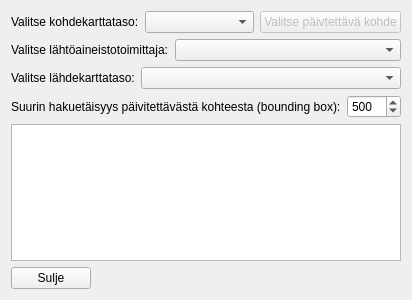
<?xml version="1.0" encoding="UTF-8"?>
<ui version="4.0">
 <class>DialogAddSourceDataLinks</class>
 <widget class="QDialog" name="DialogAddSourceDataLinks">
  <property name="geometry">
   <rect>
    <x>0</x>
    <y>0</y>
    <width>400</width>
    <height>300</height>
   </rect>
  </property>
  <property name="windowTitle">
   <string>Linkkien lisääminen lähtöaineistosivuihin</string>
  </property>
  <layout class="QVBoxLayout" name="verticalLayout">
   <item>
    <layout class="QHBoxLayout" name="horizontalLayout_2">
     <item>
      <widget class="QLabel" name="label_2">
       <property name="text">
        <string>Valitse kohdekarttataso:</string>
       </property>
      </widget>
     </item>
     <item>
      <widget class="QComboBox" name="comboBoxChooseTargetLayer">
       <property name="sizePolicy">
        <sizepolicy hsizetype="MinimumExpanding" vsizetype="Fixed">
         <horstretch>0</horstretch>
         <verstretch>0</verstretch>
        </sizepolicy>
       </property>
      </widget>
     </item>
     <item>
      <widget class="QPushButton" name="pushButtonChooseFeatures">
       <property name="enabled">
        <bool>false</bool>
       </property>
       <property name="text">
        <string>Valitse päivtettävä kohde</string>
       </property>
      </widget>
     </item>
    </layout>
   </item>
   <item>
    <layout class="QHBoxLayout" name="horizontalLayout">
     <item>
      <widget class="QLabel" name="label">
       <property name="text">
        <string>Valitse lähtöaineistotoimittaja:</string>
       </property>
      </widget>
     </item>
     <item>
      <widget class="QComboBox" name="comboBoxChooseSourceDataAPI">
       <property name="sizePolicy">
        <sizepolicy hsizetype="MinimumExpanding" vsizetype="Fixed">
         <horstretch>0</horstretch>
         <verstretch>0</verstretch>
        </sizepolicy>
       </property>
      </widget>
     </item>
    </layout>
   </item>
   <item>
    <layout class="QHBoxLayout" name="horizontalLayout_4">
     <item>
      <widget class="QLabel" name="label_3">
       <property name="text">
        <string>Valitse lähdekarttataso:</string>
       </property>
      </widget>
     </item>
     <item>
      <widget class="QComboBox" name="comboBoxChooseSourceDataLayer">
       <property name="sizePolicy">
        <sizepolicy hsizetype="MinimumExpanding" vsizetype="Fixed">
         <horstretch>0</horstretch>
         <verstretch>0</verstretch>
        </sizepolicy>
       </property>
      </widget>
     </item>
    </layout>
   </item>
   <item>
    <layout class="QHBoxLayout" name="horizontalLayout_5">
     <item>
      <widget class="QLabel" name="label_4">
       <property name="text">
        <string>Suurin hakuetäisyys päivitettävästä kohteesta (bounding box):</string>
       </property>
      </widget>
     </item>
     <item>
      <widget class="QSpinBox" name="spinBoxMaxSearchDistance">
       <property name="sizePolicy">
        <sizepolicy hsizetype="Maximum" vsizetype="Fixed">
         <horstretch>0</horstretch>
         <verstretch>0</verstretch>
        </sizepolicy>
       </property>
       <property name="maximum">
        <number>1000</number>
       </property>
       <property name="singleStep">
        <number>10</number>
       </property>
       <property name="value">
        <number>500</number>
       </property>
      </widget>
     </item>
    </layout>
   </item>
   <item>
    <widget class="QTableWidget" name="tableWidgetSourceTargetMatches"/>
   </item>
   <item>
    <layout class="QHBoxLayout" name="horizontalLayout_3">
     <item>
      <widget class="QPushButton" name="pushButtonCancel">
       <property name="text">
        <string>Sulje</string>
       </property>
      </widget>
     </item>
     <item>
      <spacer name="horizontalSpacer">
       <property name="orientation">
        <enum>Qt::Horizontal</enum>
       </property>
       <property name="sizeHint" stdset="0">
        <size>
         <width>40</width>
         <height>20</height>
        </size>
       </property>
      </spacer>
     </item>
    </layout>
   </item>
  </layout>
 </widget>
 <resources/>
 <connections/>
</ui>
